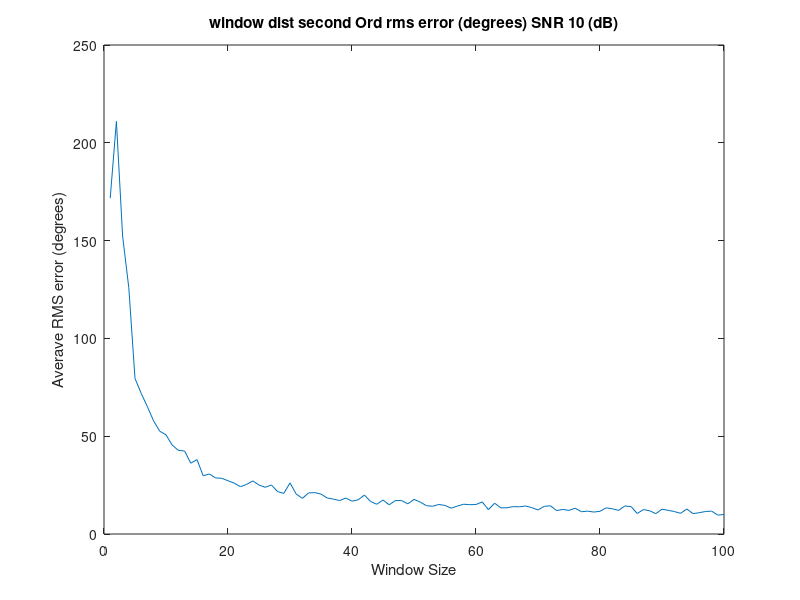
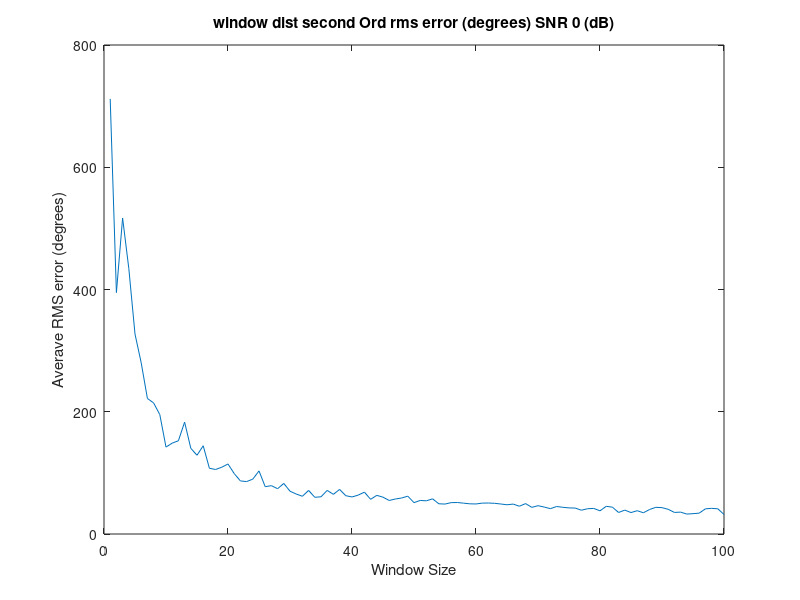
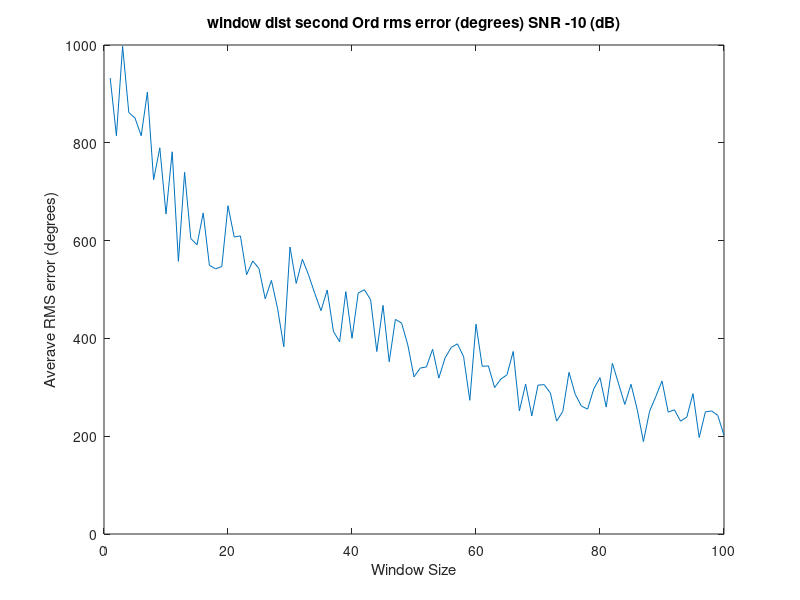
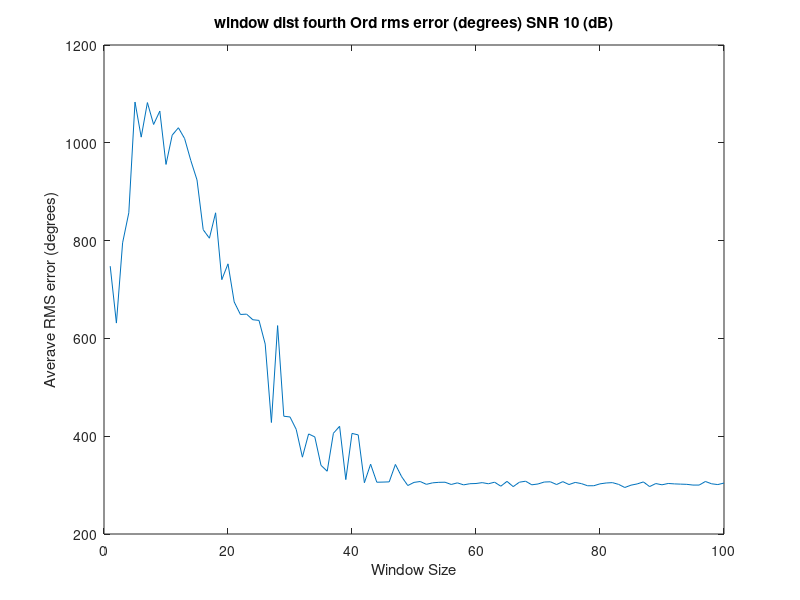

These figures' MATLAB source, in order:
%% Error Calculations Second and Fourth
clc;clear;
%% Initializations
alpha = 1;

pol_signal_one = [1;-1;0]./sqrt(2);
pol_cum_signal_one = [1;1;0;-1;0;0]./sqrt(3); %ground

signal_one_offset = 30*pi/180;

Averaged_samples = 100;
window_dist = 100;    %size of window
win = 1:100;

phase_dist_second_10 = zeros(1,window_dist);
mag_dist_second_10 = zeros(1,window_dist);

phase_dist_second_0 = zeros(1,window_dist);
mag_dist_second_0 = zeros(1,window_dist);

phase_dist_second_n10 = zeros(1,window_dist);
mag_dist_second_n10 = zeros(1,window_dist);

phase_dist_fourth_10 = zeros(1,window_dist);
mag_dist_fourth_10 = zeros(1,window_dist);

phase_dist_fourth_0 = zeros(1,window_dist);
mag_dist_fourth_0 = zeros(1,Averaged_samples);

phase_dist_fourth_n10 = zeros(1,window_dist);
mag_dist_fourth_n10 = zeros(1,window_dist);

SNR = [-10 ,0, 10];

%% Generic Loop Calculations

for SNR_sample = 1:length(SNR);
    
    Noise = (10^(-SNR(SNR_sample)/20))/sqrt(3);
    for window = 1:window_dist
        for sample = 1:Averaged_samples
            %% Random Statistics Used for Both second and forth order Algorithms
            
            signal_one =  pol_signal_one*(sqrt(-2*log(1-rand(1,window))).*exp(1i*2*pi*rand(1,window)));
            
            s1 = alpha*signal_one;
            s2 = alpha*exp(1i*signal_one_offset)*signal_one ;
            
            s1_Noise = s1 + Noise*sqrt(-2*log(1-rand(3,window))).*exp(1i*2*pi*rand(3,window));
            s2_Noise = s2 + Noise*sqrt(-2*log(1-rand(3,window))).*exp(1i*2*pi*rand(3,window));
            %% Second order Statistics
            S1_2 = [s1_Noise(1,:)
                s1_Noise(2,:)
                s1_Noise(3,:)];
            
            S2_2 = [s2_Noise(1,:)
                s2_Noise(2,:)
                s2_Noise(3,:)];
            
            R1_2 = S1_2*S1_2'/window;
            R2_2 = S1_2*S2_2'/window;
            
            [eigenvect_2,eigenval_2] = eig(pinv(R1_2)*R2_2);
            
            polarfilter_2 = abs(pol_signal_one'*eigenvect_2);
            [~,srt_2] = sort(polarfilter_2,'descend');
            if (SNR(SNR_sample) == 10)
                phase_dist_second_10(window) = phase_dist_second_10(window) + ((signal_one_offset + angle(eigenval_2(srt_2(1),srt_2(1))))^2);
                mag_dist_second_10(window) =  mag_dist_second_10(window) + (abs(eigenval_2(srt_2(1),srt_2(1))));
                
            elseif (SNR(SNR_sample) == 0)
                phase_dist_second_0(window) = phase_dist_second_0(window) + ((signal_one_offset + angle(eigenval_2(srt_2(1),srt_2(1))))^2);
                mag_dist_second_0(window) = mag_dist_second_0(window) + (abs(eigenval_2(srt_2(1),srt_2(1))));
                
                
            elseif (SNR(SNR_sample) == -10)
                phase_dist_second_n10(window) = phase_dist_second_n10(window) + ((signal_one_offset + angle(eigenval_2(srt_2(1),srt_2(1))))^2);
                mag_dist_second_n10(window) = mag_dist_second_n10(window) + (abs(eigenval_2(srt_2(1),srt_2(1))));
                
            end
            %% Fourth Order Statistics
            S1_4 = [s1_Noise(1,:).*s1_Noise(1,:)
                s1_Noise(2,:).*s1_Noise(2,:)
                s1_Noise(3,:).*s1_Noise(3,:)
                s1_Noise(1,:).*s1_Noise(2,:)
                s1_Noise(1,:).*s1_Noise(3,:)
                s1_Noise(2,:).*s1_Noise(3,:)];
            
            S2_4 = [s2_Noise(1,:).*s2_Noise(1,:)
                s2_Noise(2,:).*s2_Noise(2,:)
                s2_Noise(3,:).*s2_Noise(3,:)
                s2_Noise(1,:).*s2_Noise(2,:)
                s2_Noise(1,:).*s2_Noise(3,:)
                s2_Noise(2,:).*s2_Noise(3,:)];
            
            R1_4 = S1_4*S1_4'/window;
            R2_4 = S1_4*S2_4'/window;
            
            [eigenvec_4,eigenval_4] = eig(pinv(R1_4)*R2_4);
            
            polarfilter_4 = abs(pol_cum_signal_one'*eigenvec_4);
            [~,srt_4] = sort(polarfilter_4,'descend');
            if (SNR(SNR_sample) == 10)
                phase_dist_fourth_10(window) = phase_dist_fourth_10(window) + ((signal_one_offset + angle(eigenval_4(srt_2(1),srt_2(1))))^2);
                mag_dist_fourth_10(window) = mag_dist_fourth_10(window) + (abs(eigenval_4(srt_2(1),srt_2(1))));
                
            elseif (SNR(SNR_sample) == 0)
                phase_dist_fourth_0(window) = phase_dist_fourth_0(window) + ((signal_one_offset + angle(eigenval_4(srt_2(1),srt_2(1))))^2);
                mag_dist_fourth_0(window) =  mag_dist_fourth_0(window) + (abs(eigenval_4(srt_2(1),srt_2(1))));
                
                
            elseif (SNR(SNR_sample) == -10)
                phase_dist_fourth_n10(window) =  phase_dist_fourth_n10(window) + ((signal_one_offset + angle(eigenval_4(srt_2(1),srt_2(1))))^2);
                mag_dist_fourth_n10(window) =  mag_dist_fourth_n10(window) + (abs(eigenval_4(srt_2(1),srt_2(1))));
                
            end
        end
    end
end
phase_est_second_10_rms = sqrt(phase_dist_second_10)*180/pi;
phase_est_second_0_rms = sqrt(phase_dist_second_0)*180/pi;
phase_est_second_n10_rms = sqrt(phase_dist_second_n10)*180/pi;

phase_est_fourth_10_rms = sqrt(phase_dist_fourth_10)*180/pi;
phase_est_fourth_0_rms = sqrt(phase_dist_fourth_0)*180/pi;
phase_est_fourth_n10_rms = sqrt(phase_dist_fourth_n10)*180/pi;

%% Plotting Results
figure(1);
plot(win,phase_est_second_10_rms);
title('window dist second Ord rms error (degrees) SNR 10 (dB)');
xlabel('Window Size');ylabel('Averave RMS error (degrees)');

figure(2);
plot(win,phase_est_second_0_rms);
title('window dist second Ord rms error (degrees) SNR 0 (dB)');
xlabel('Window Size');ylabel('Averave RMS error (degrees)');

figure(3);
plot(win,phase_est_second_n10_rms);
title('window dist second Ord rms error (degrees) SNR -10 (dB)');
xlabel('Window Size');ylabel('Averave RMS error (degrees)');

figure(4);
plot(win,phase_est_fourth_10_rms);
title('window dist fourth Ord rms error (degrees) SNR 10 (dB)');
xlabel('Window Size');ylabel('Averave RMS error (degrees)');

figure(5);
plot(win,phase_est_fourth_0_rms);
title('window dist fourth Ord rms error (degrees) SNR 0 (dB)');
xlabel('Window Size');ylabel('Averave RMS error (degrees)');

figure(6);
plot(win,phase_est_fourth_n10_rms);
title('window dist fourth Ord rms error (degrees) SNR -10 (dB)');
xlabel('Window Size');ylabel('Averave RMS error (degrees)');
